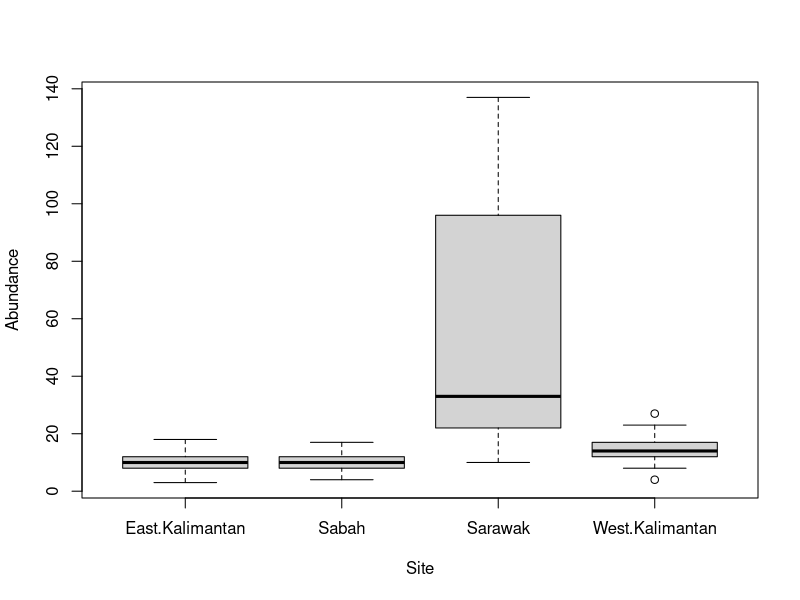
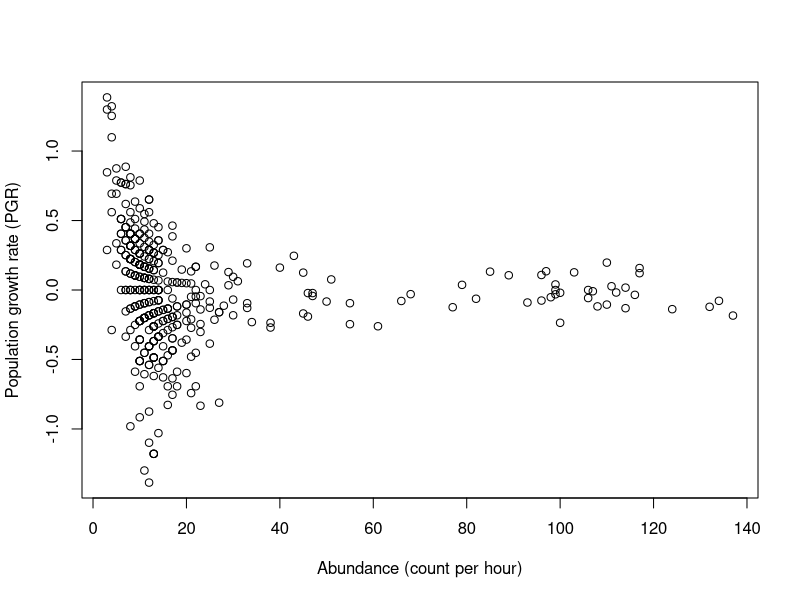

Write R code to recreate these figures, in order.
# Borneo butterfly population analysis
# Based on the original R code in the appendix of my university report.
# The only functional change is to read the two provided CSV files instead
# of referencing datasets that were previously loaded into RStudio.
# Run from the folder containing butterfly_counts.csv and butterfly_dynamics.csv.

butterfly_counts <- read.csv("butterfly_counts.csv", check.names = TRUE)
butterfly_dynamics <- read.csv("butterfly_dynamics.csv", check.names = TRUE)

#str
str(butterfly_counts)
str(butterfly_dynamics)

# abundance differs between sites hyp1
# single response vector of counts
Abundance <- c(butterfly_counts$Sabah,
               butterfly_counts$Sarawak,
               butterfly_counts$West.Kalimantan,
               butterfly_counts$East.Kalimantan)

#match site factor
Site <- c(rep("Sabah", length(butterfly_counts$Sabah)),
          rep("Sarawak", length(butterfly_counts$Sarawak)),
          rep("West.Kalimantan", length(butterfly_counts$West.Kalimantan)),
          rep("East.Kalimantan", length(butterfly_counts$East.Kalimantan)))
Site <- factor(Site)

# plot da ting
plot(Abundance ~ Site)

#GLM for count data
m_abund <- glm(formula = Abundance ~ Site,
               family = poisson(link = "log"))
summary(m_abund)

#dispersion check for gang
residual_deviance <- summary(m_abund)$deviance
residual_df <- summary(m_abund)$df.residual
dispersion_abund <- residual_deviance / residual_df
dispersion_abund

# resilience differs between sites hyp2
#Combine abundance for all da sites
Abundance_dyn <- c(butterfly_dynamics$Sabah,
                   butterfly_dynamics$Sarawak,
                   butterfly_dynamics$West.Kalimantan,
                   butterfly_dynamics$East.Kalimantan)

# wack together PGR for all sites
PGR <- c(butterfly_dynamics$PGR.Sabah,
         butterfly_dynamics$PGR.Sarawak,
         butterfly_dynamics$PGR.W.Kalimantan,
         butterfly_dynamics$PGR.E.Kalimantan)

#big man gotta match the site factors
Site_dyn <- c(rep("Sabah", length(butterfly_dynamics$Sabah)),
              rep("Sarawak", length(butterfly_dynamics$Sarawak)),
              rep("West.Kalimantan", length(butterfly_dynamics$West.Kalimantan)),
              rep("East.Kalimantan", length(butterfly_dynamics$East.Kalimantan)))
Site_dyn <- factor(Site_dyn)

#plot to see density dependance
plot(Abundance_dyn, PGR,
     xlab = "Abundance (count per hour)",
     ylab = "Population growth rate (PGR)")

#run the linear model to see if the PGR–abundance relationship differ between sites
m_resilience <- lm(PGR ~ Abundance_dyn * Site_dyn)
summary(m_resilience)

#now working out the carrying capacity per site
#big ups Statistics bio7 on the yt for the help doing: separate regressions per site

#sabah
m_Sabah <- lm(PGR.Sabah ~ Sabah, data = butterfly_dynamics)
coef(m_Sabah)
K_Sabah <- -coef(m_Sabah)[1] / coef(m_Sabah)[2]
K_Sabah

#sarawak
m_Sarawak <- lm(PGR.Sarawak ~ Sarawak, data = butterfly_dynamics)
coef(m_Sarawak)
K_Sarawak <- -coef(m_Sarawak)[1] / coef(m_Sarawak)[2]
K_Sarawak

#west kalimantan
m_WK <- lm(PGR.W.Kalimantan ~ West.Kalimantan, data = butterfly_dynamics)
coef(m_WK)
K_WestKalimantan <- -coef(m_WK)[1] / coef(m_WK)[2]
K_WestKalimantan

#moving onto the Easide (city where the sun dont set) (east kalimantan)
m_EK <- lm(PGR.E.Kalimantan ~ East.Kalimantan, data = butterfly_dynamics)
coef(m_EK)
K_EastKalimantan <- -coef(m_EK)[1] / coef(m_EK)[2]
K_EastKalimantan
